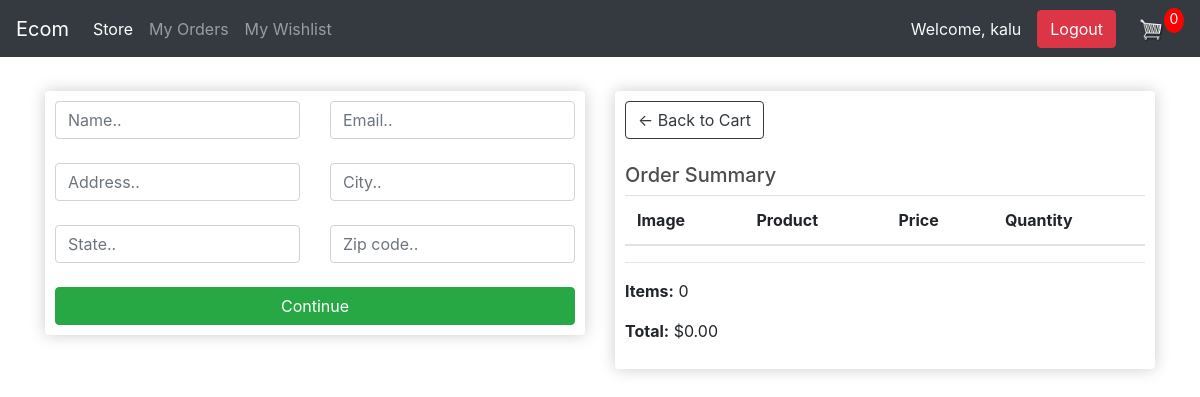
/checkout/ (signed in), run on an earlier commit of the app's database.
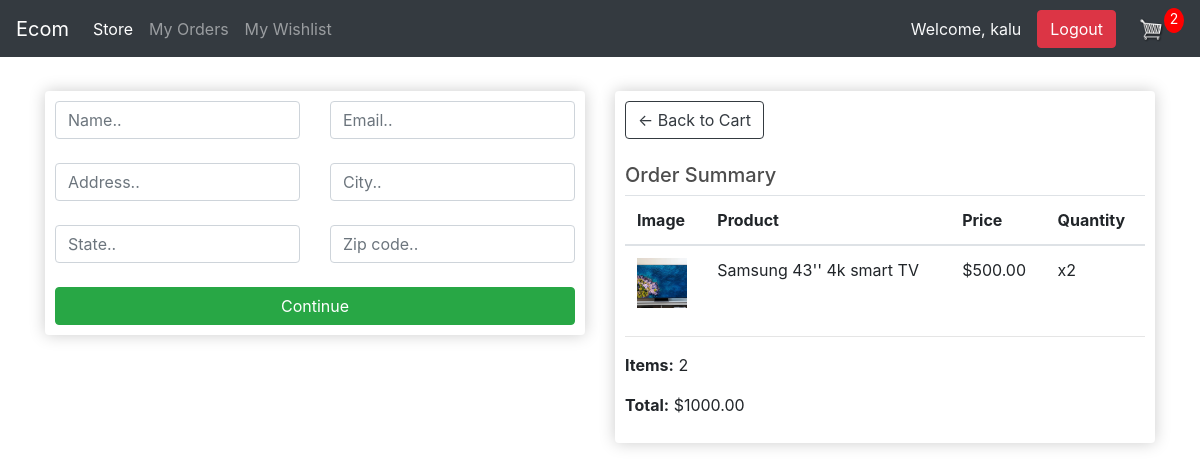
And on a later commit of the database.
### store/models.py (models this page shows, shortened)
class Order(models.Model):
    customer = models.ForeignKey(Customer, on_delete=models.SET_NULL, null=True, blank=True)
    date_ordered = models.DateTimeField(auto_now_add=True)
    complete = models.BooleanField(default=False)
    transaction_id = models.CharField(max_length=100, null=True)
    @property
    def get_cart_total(self):
        order_items = self.orderitem_set.all()
        return sum([item.get_total for item in order_items])
    @property
    def get_cart_items(self):
        order_items = self.orderitem_set.all()
        return sum([item.quantity for item in order_items])

class OrderItem(models.Model):
	product = models.ForeignKey(Product, on_delete=models.SET_NULL, null=True)
	order = models.ForeignKey(Order, on_delete=models.SET_NULL, null=True)
	quantity = models.IntegerField(default=0, null=True, blank=True)
	date_added = models.DateTimeField(auto_now_add=True)
	@property
	def get_total(self):
		total = self.product.price * self.quantity
		return total

class Product(models.Model):
    name = models.CharField(max_length=200)
    price = models.DecimalField(max_digits=10, decimal_places=2)
    digital = models.BooleanField(default=False, null=True, blank=True)
    category = models.ForeignKey(Category, on_delete=models.SET_NULL, null=True, blank=True)
    image = models.ImageField(null=True, blank=True, upload_to='products/')  # Add image field
    @property
    def imageURL(self):
        if self.image and hasattr(self.image, 'url'):
            return self.image.url
        else:
            return '/static/store/images/blank.jpg'  # Return a default image URL

### store/views.py (the view)
# urls.py: path('checkout/', views.checkout, name="checkout"),
def checkout(request):
    if request.user.is_authenticated:
        customer, created = Customer.objects.get_or_create(user=request.user)
        order, created = Order.objects.get_or_create(customer=customer, complete=False)
        items = order.orderitem_set.all()
    else:
        items = []
        order = {'get_cart_total': 0, 'get_cart_items': 0}
    context = {'items': items, 'order': order}
    return render(request, 'store/checkout.html', context)

### store/templates/store/checkout.html (shortened to what this page needs)
{% extends 'store/main.html' %}
{% load static %}
{% block content %}
    <div class="row">
        <div class="col-lg-6">
            <div class="box-element">
                <form id="form" method="POST">
                    <div class="row">
                        <div class="col-md-6">
                            <input type="text" id="name" class="form-control" placeholder="Name.." required>
                        </div>
                        <div class="col-md-6">
                            <input type="email" id="email" class="form-control" placeholder="Email.." required>
                        </div>
                    </div>
                    <br>
                    <div class="row">
                        <div class="col-md-6">
                            <input type="text" id="address" class="form-control" placeholder="Address.." required>
                        </div>
                        <div class="col-md-6">
                            <input type="text" id="city" class="form-control" placeholder="City.." required>
                        </div>
                    </div>
                    <br>
                    <div class="row">
                        <div class="col-md-6">
                            <input type="text" id="state" class="form-control" placeholder="State.." required>
                        </div>
                        <div class="col-md-6">
                            <input type="text" id="zipcode" class="form-control" placeholder="Zip code.." required>
                        </div>
                    </div>
                    <br>
                    <button type="submit" class="btn btn-success btn-block">Continue</button>
                </form>
            </div>
        </div>
        <div class="col-lg-6">
            <div class="box-element">
                <a href="{% url 'cart' %}" class="btn btn-outline-dark">&#x2190; Back to Cart</a>
                <br><br>
                <h5>Order Summary</h5>
                <table class="table">
                    <thead>
                        <tr>
                            <th>Image</th>
                            <th>Product</th>
                            <th>Price</th>
                            <th>Quantity</th>
                        </tr>
                    </thead>
                    <tbody>
                        {% for item in items %}
                        <tr>
                            <td>
                                <img src="{{ item.product.imageURL }}" alt="{{ item.product.name }}" style="width: 50px; height: 50px; object-fit: cover;">
                            </td>
                            <td>{{ item.product.name }}</td>
                            <td>${{ item.product.price|floatformat:2 }}</td>
                            <td>x{{ item.quantity }}</td>
                        </tr>
                        {% endfor %}
                    </tbody>
                </table>
                <hr>
                <p><strong>Items:</strong> {{ order.get_cart_items }}</p>
                <p><strong>Total:</strong> ${{ order.get_cart_total|floatformat:2 }}</p>
            </div>
        </div>
    </div>
{% endblock content %}

### store/templates/store/main.html (shortened to what this page needs)
<!DOCTYPE html>
{% load static %}
<html lang="en">
<head>
    <link rel="stylesheet" type="text/css" href="{% static 'css/style.css' %}">
    <link rel="stylesheet" href="https://stackpath.bootstrapcdn.com/bootstrap/4.4.1/css/bootstrap.min.css">
</head>
<body>
  <nav class="navbar navbar-expand-lg navbar-dark bg-dark">
    <a class="navbar-brand" href="{% url 'store' %}">Ecom</a>
    <div class="collapse navbar-collapse" id="navbarSupportedContent">
        <ul class="navbar-nav mr-auto">
            <li class="nav-item active">
                <a class="nav-link" href="{% url 'store' %}">Store <span class="sr-only">(current)</span></a>
            </li>
            <li class="nav-item">
                <a class="nav-link" href="{% url 'my_orders' %}">My Orders</a>
            </li>
            <li class="nav-item">
                <a class="nav-link" href="{% url 'wishlist' %}">My Wishlist</a>
            </li>
        </ul>
        <div class="form-inline my-2 my-lg-0">
            {% if user.is_authenticated %}
                <span class="navbar-text text-light mr-3">Welcome, {{ user.username }}</span>
                <form method="POST" action="{% url 'logout' %}" style="display: inline;">
                    <button type="submit" class="btn btn-danger mr-2">Logout</button>
                </form>
            {% else %}
                <a href="{% url 'login' %}" class="btn btn-warning mr-2">Login</a>
                <a href="{% url 'register' %}" class="btn btn-success mr-2">Register</a>
            {% endif %}
            <a href="{% url 'cart' %}">
                <img id="cart-icon" src="{% static 'images/cart.png' %}">
            </a>
            <p id="cart-total">{{ order.get_cart_items }}</p>
        </div>
    </div>
</nav>
     <div class="container">
            <br>
            {% block content %}
            {% endblock content %}
         </div>
</body>
</html>

What changed in the data, as far as the page shows it:
computed for Order: get_cart_items "0" → "2"; get_cart_total "0.00" → "1000.00"
added OrderItem: product.imageURL (picture), product.name "Samsung 43'' 4k smart TV", product.price "500.00", quantity "2"
